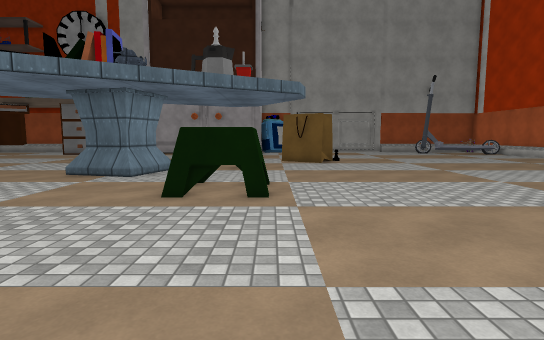
[1] (above)

17 first-person views from a walk through a scene from a Unity 3-D project. The camera is 1.4 m above the floor, tilts 6° down and sees 80° across. The floor is counted in squares, 1 m on a side. Each view is taken from the middle of a square. On the plan, view 1 faces up. The plan holds only what a view shows up to about 15 squares ahead; the rest is blank. The place goes on beyond the plan. The player character is not drawn. Some animated figures are left out. Some surface patterns are stand-ins.

[2]
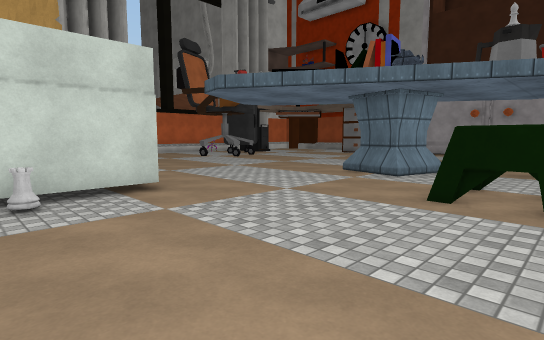

[3]
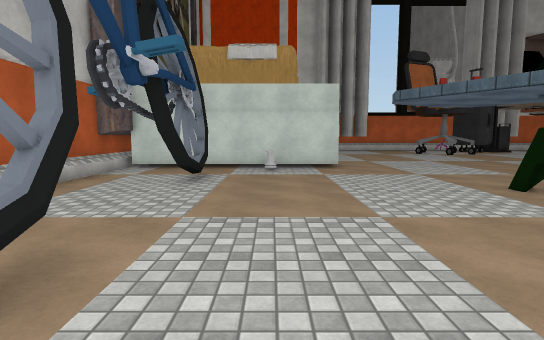

[4]
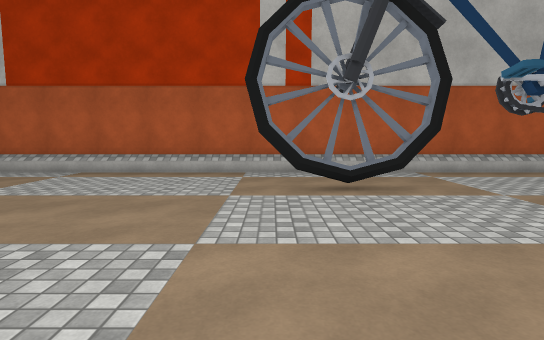

[5]
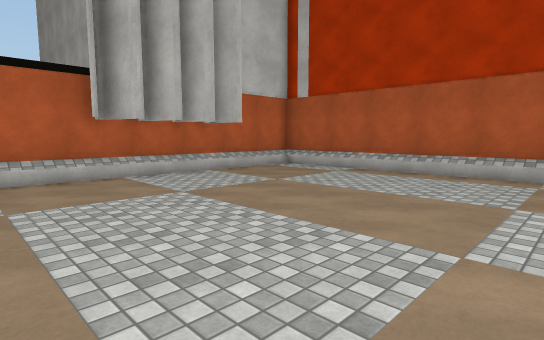

[6]
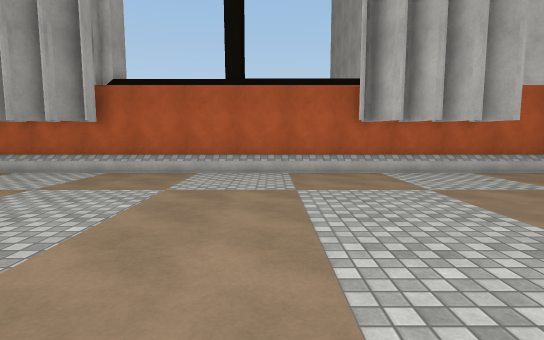

[7]
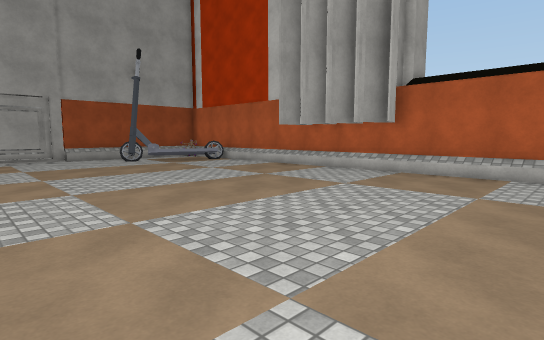

[8]
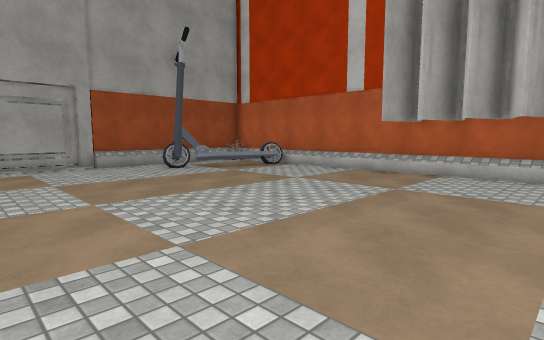

[9]
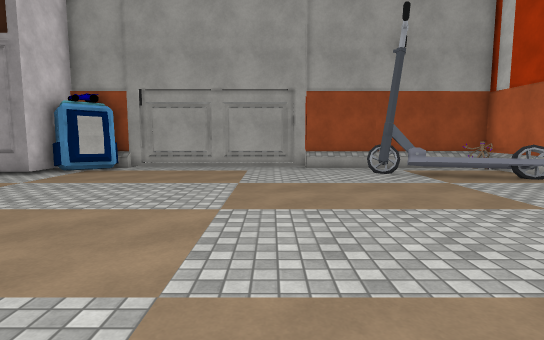

[10]
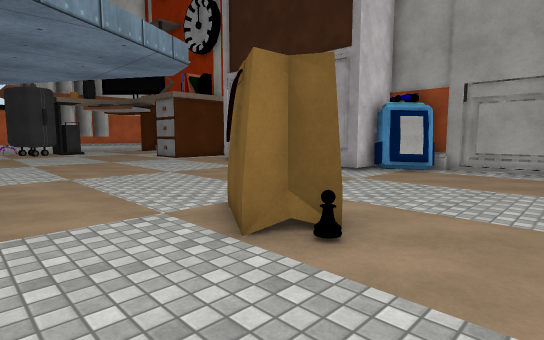

[11]
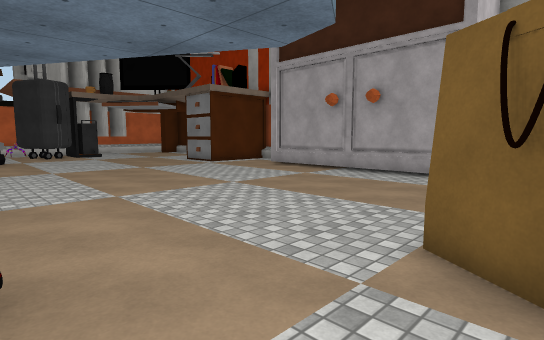

[12]
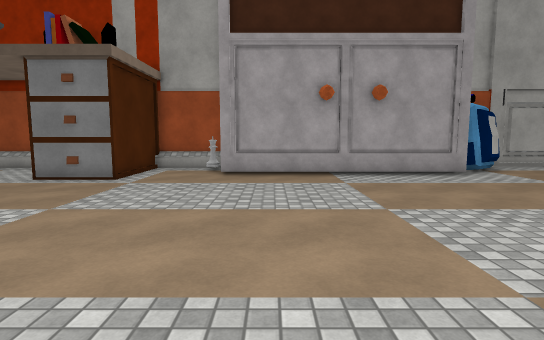

[13]
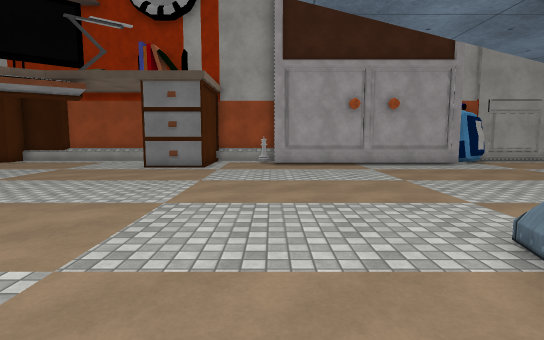

[14]
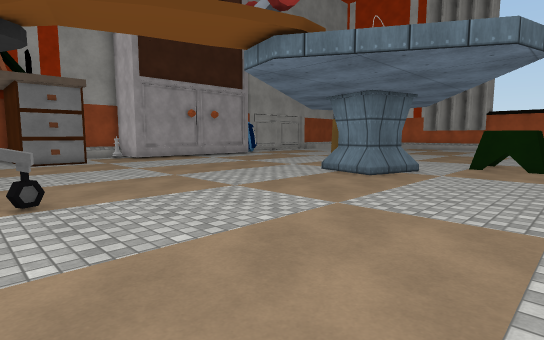

[15]
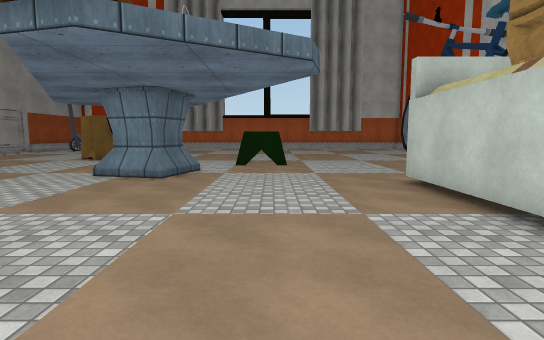

[16]
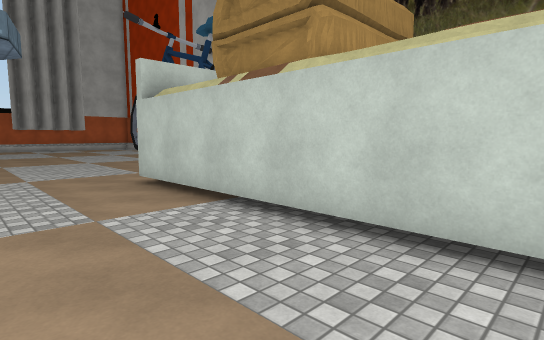

[17]
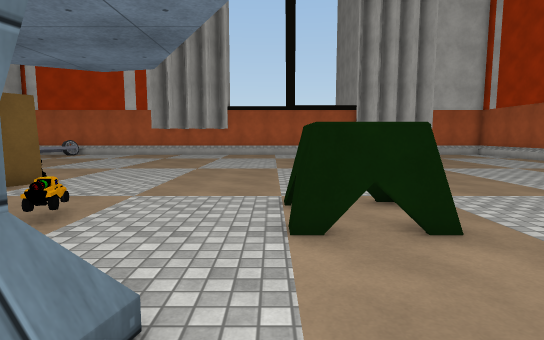

### Floor plan
Key: @ floor where view 1 was taken; # wall or solid block; x gap in a wall; . floor; / step, stairs or slope; = window, fence, low wall or low ledge; O other object.
Columns run from 18 left of view 1 to 18 right of it. Each row starts with its distance up from view 1.
 29      ####          ##################
 28      #..#         ##.......///////OO#
 27      #..#        ##O..........O.....#
 26      #..##########............OOO...#
 25  .## #...........................OOO
 24 ...###............................OO
 23 ...................................
 22 ....................................#
 21 ....................................#
 20 ................... ................#
 19 ...................  ...............#
 18  ..................OOO..............#
 17  ...................OO..............#
 16  ...................................#
 15  ...................................#
 14  #.........=# ..OO..................#
 13  O.........###=.....................#
 12  ..........###......................#
 11 ............==......................#
 10 ....................................#
  9 ................OOO.................#
  8 ................OOO.................#
  7   ..................................#
  6 ....................................#
  5 ....................................#
  4 ###########.........................#
  3           #.........................#
  2           #.........................#
  1           #.........................#
  0           #.......@.................#
 -1           #.=.=......=.=............#
 -2           #x#x=x....#=x=#...........#
 -3           #.........................#
 -4           #........................ #
 -5           ##.......................
 -6           ##########################

Where each view was taken, in squares from view 1:
view 1: 0 up, 0 right, facing up
view 2: 0 up, 0 right, facing up-left
view 3: 1 up, 6 right, facing left
view 4: 7 up, 6 right, facing down
view 5: 7 up, 6 right, facing down-right
view 6: 7 up, 5 right, facing right
view 7: 8 up, 5 right, facing up-right
view 8: 13 up, 5 right, facing up-right
view 9: 14 up, 8 right, facing up
view 10: 14 up, 6 right, facing up-left
view 11: 14 up, 2 right, facing up-left
view 12: 14 up, 8 left, facing up
view 13: 10 up, 10 left, facing up
view 14: 6 up, 18 left, facing up-right
view 15: 8 up, 18 left, facing right
view 16: 8 up, 18 left, facing down-right
view 17: 10 up, 7 left, facing right
